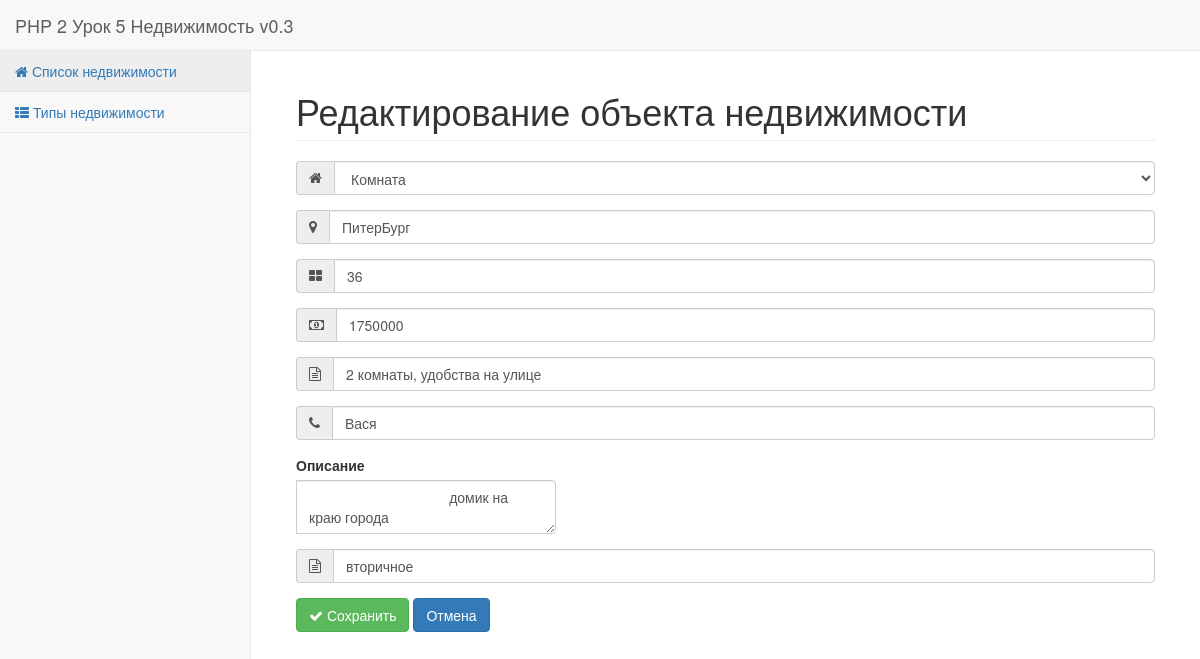
The page /index.php?cat=realty&view=edit&id=4 on the database its author committed.
### tables this page shows
CREATE TABLE IF NOT EXISTS `realty` (
  `id` int(10) unsigned NOT NULL,
  `realty_type` tinyint(3) unsigned NOT NULL,
  `address` varchar(256) NOT NULL,
  `square` int(10) unsigned NOT NULL,
  `price` int(10) unsigned NOT NULL,
  `additional` varchar(256) NOT NULL,
  `agent` varchar(256) NOT NULL,
  `description` varchar(2048) NOT NULL,
  `category` varchar(50) NOT NULL
);

### sys/functions.php (called while the page is built, shortened)
<?php
function render($view_name, $data = [], $with_layout = true)
{
    require_once("views/$view_name.view.php");
    $content = ob_get_contents();
    if ($with_layout) {
        require_once("views/layouts/layout.php");
        $content = ob_get_contents();
    }
    return $content;
}
function class_autoloader($classname)
{
    if (mb_substr($classname,-10,NULL,'utf-8') === 'Controller')
    {
        $class_string = mb_substr($classname,0,mb_strlen($classname,'utf-8')-10,'utf-8');
        $name = preg_replace('/([a-z])([A-Z])/', '$1_$2', $class_string);
        $file_name = "controllers/".mb_strtolower($name,'utf-8').'-controller.php';
        if (file_exists($file_name))
        {
            include_once $file_name;
        }
        else
        {
            e404("Нет файла конторлера {$file_name} для класса {$classname}");
        }
    }
    else
    {
        $name = preg_replace('/([a-z])([A-Z])/', '$1_$2', $classname);
        $file_name = "models/".mb_strtolower($name,'utf-8').'-model.php';
    }
}

### controllers/realty-controller.php (called while the page is built, shortened)
<?php
class  RealtyController
{
    public function edit ()
    {
        if ( isset($_GET['id']))
        {
            $id = (int) $_GET['id'];
        }
        else
        {
            die('Не передан параметр id');
        }
        if ( isset($_POST['action']) )
        {
            if ( $_POST['action'] === 'edit' )
            {
                $realty = new Realty($_POST['realty_id']);
                $realty->set_realty($_POST['object_id'],$_POST['address'], $_POST['square'], $_POST['price'], $_POST['additional'], $_POST['agent'], $_POST['description'], $_POST['category']);
                if ( $realty->update() )
                {
                    header("Location: index.php?cat=realty&view=show&id={$_POST['realty_id']}");
                    die();
                }
                else
                    $realty = ERROR_EDIT_REALTY;
            }
        }
        else
            $realty = new Realty($id);
        $objects = RealtyType::get_all();
        return render( REALTY_FILENAME_START . 'edit', ['realty' => $realty, 'objects'=>$objects]);
    }
}

### models/realty-model.php (called while the page is built, shortened)
<?php
class Realty
{
    function __construct( $id = NULL )
    {
        if ( $id !== NULL )
        {
            $this->get_by_id( $id );
        }
    }
    function __get($name)
    {
        if ( property_exists( Realty::class, $name) )
            return $this->$name;
        else
            return false;
    }
    public function get_by_id ($realty_id)
    {
        global $db_link;
        $query = "SELECT `id`, (SELECT `title` FROM `realty_types` WHERE `realty_types`.`id`=`realty`.`id`) AS `type`, `address`, `square`, `price`, `additional`, `agent`, `description`, `category` FROM `realty` WHERE `id`={$realty_id};";
        if ( $result = mysqli_query($db_link, $query))
        {
            if ( $row = mysqli_fetch_assoc($result))
            {
                return true;
            }
            else
                return false;
        }
        else
            return false;
    }
}

### models/realty_type-model.php (called while the page is built, shortened)
<?php
class RealtyType
{
    function __get($name)
    {
        if ( property_exists(RealtyType::class, $name))
        {
            return $this->$name;
        }
        else
            return false;
    }
    static function get_all ()
    {
        global $db_link;
        $all_types = array();
        $query = "SELECT `realty_types`.*, COUNT(`realty`.`id`) AS `realty_id_count` FROM `realty_types` LEFT JOIN `realty` ON `realty`.`realty_type` = `realty_types`.`id` GROUP BY `realty_types`.`id`;";
        if ( $result = mysqli_query($db_link, $query))
        {
            while ( $row = mysqli_fetch_assoc( $result ) )
            {
                $type = new RealtyType();
                $type->load ($row);
                $all_types[] = $type;
            }
            return $all_types;
        }
        else
            return false;
    }
}

### views/realty/realty-edit.view.php (the view, shortened to what this page needs)
<?php
$page_header = "Редактирование объекта недвижимости";
$page_header_if_error = "Ошибка изменения записи!";
$page_header_if_not_available = "Запись с таким id не найдена!";
?>
<div class="row">
    <div class="col-lg-12">
        <?php
        if ( $realty === ERROR_EDIT_REALTY )
        {
            echo '<h1 class="page-header">'.$page_header_if_error.'</h1>';
        }
        elseif ( $realty )
        {
        ?>
        <h1 class="page-header"><?= $page_header ?></h1>
        <form action="" method="post">
            <div class="form-group input-group" style="width: 100%">
                <span class="input-group-addon"><i class="fa fa-home"></i></span>
                <select class="form-control" name="object_id">
                   <?php
                    foreach ($objects as $a_type) {
                        $selected = '';
                        ?>
                        <option
                            value="<?= $a_type->id ?>"<?= $selected ?>><?= $a_type->title ?></option>
                        <?php
                    }
                    ?>
                </select>
            </div>
            <div class="form-group input-group">
                <span class="input-group-addon"><i class="fa fa-map-marker"></i></span>
                <input type="text" placeholder="Адрес" class="form-control" name="address" required
                       value="<?= $realty->address ?>">
            </div>
            <div class="form-group input-group">
                <span class="input-group-addon"><i class="fa fa-th-large"></i></span>
                <input type="text" placeholder="Площадь" class="form-control" name="square" required
                       value="<?= $realty->square ?>">
            </div>
            <div class="form-group input-group">
                <span class="input-group-addon"><i class="fa fa-money"></i></span>
                <input type="text" placeholder="Стоимость" class="form-control" name="price" required
                       value="<?= $realty->price ?>">
            </div>
            <div class="form-group input-group">
                <span class="input-group-addon"><i class="fa fa-file-text-o "></i></span>
                <input type="text" placeholder="Дополнительно" class="form-control" name="additional"
                       value="<?= $realty->additional ?>">
            </div>
            <div class="form-group input-group">
                <span class="input-group-addon"><i class="fa fa-phone "></i></span>
                <input type="text" placeholder="Контактное лицо" class="form-control" name="agent" required
                       value="<?= $realty->agent ?>">
            </div>
            <div class="form-group input-group">
                <label for="description">Описание</label>
                                    <textarea class="form-control" name="description" id="description">
                                    <?= $realty->description ?>
                                    </textarea>
            </div>
            <div class="form-group input-group">
                <span class="input-group-addon"><i class="fa fa-file-text-o"></i></span>
                <input type="text" placeholder="Категория" class="form-control" name="category"
                       value="<?= $realty->category ?>">
            </div>
            <button class="btn btn-success" type="submit"><i class="fa fa-check"></i> Сохранить</button>
            <a class="btn btn-primary" href="index.php?cat=realty&view=show&id=<?= $realty->id ?>">Отмена</a>
        </form>
        <?php
        }
        else
            echo '<h1 class="page-header">'.$page_header_if_not_available.'</h1>';
        ?>
    </div>
</div>

### rows shown on the page
realty: address "ПитерБург", square "36", price "1750000", additional "2 комнаты, удобства на улице", agent "Вася", description "домик на краю города", category "вторичное"

### other values the page prints
SITE_MAIN_LINK_TITLE "PHP 2 Урок 5 Недвижимость v0.3"
$page_header "Редактирование объекта недвижимости"
form field object_id "Комната"
